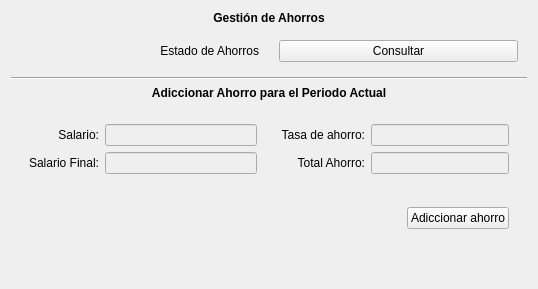
      <widget class="QWidget" name="tab_4">
       <attribute name="title">
        <string>Ahorro</string>
       </attribute>
       <layout class="QVBoxLayout" name="verticalLayout_3">
        <item>
         <widget class="QLabel" name="label_17">
          <property name="text">
           <string>&lt;html&gt;&lt;head/&gt;&lt;body&gt;&lt;p align=&quot;center&quot;&gt;&lt;span style=&quot; font-weight:600;&quot;&gt;Gestión de Ahorros&lt;/span&gt;&lt;/p&gt;&lt;/body&gt;&lt;/html&gt;</string>
          </property>
          <property name="margin">
           <number>10</number>
          </property>
         </widget>
        </item>
        <item>
         <widget class="QWidget" name="widget_11" native="true">
          <layout class="QHBoxLayout" name="horizontalLayout_8">
           <property name="spacing">
            <number>20</number>
           </property>
           <item>
            <widget class="QLabel" name="label_18">
             <property name="text">
              <string>Estado de Ahorros</string>
             </property>
             <property name="alignment">
              <set>Qt::AlignRight|Qt::AlignTrailing|Qt::AlignVCenter</set>
             </property>
            </widget>
           </item>
           <item>
            <widget class="QPushButton" name="bAhoConsulta">
             <property name="text">
              <string>Consultar</string>
             </property>
            </widget>
           </item>
          </layout>
         </widget>
        </item>
        <item>
         <widget class="Line" name="line_3">
          <property name="orientation">
           <enum>Qt::Horizontal</enum>
          </property>
         </widget>
        </item>
        <item>
         <widget class="QLabel" name="label_23">
          <property name="text">
           <string>&lt;html&gt;&lt;head/&gt;&lt;body&gt;&lt;p align=&quot;center&quot;&gt;&lt;span style=&quot; font-weight:600;&quot;&gt;Adiccionar Ahorro para el Periodo Actual&lt;/span&gt;&lt;/p&gt;&lt;/body&gt;&lt;/html&gt;</string>
          </property>
         </widget>
        </item>
        <item>
         <widget class="QWidget" name="widget_12" native="true">
          <layout class="QHBoxLayout" name="horizontalLayout_9">
           <item>
            <widget class="QWidget" name="widget_13" native="true">
             <layout class="QGridLayout" name="gridLayout_4">
              <item row="0" column="0">
               <widget class="QLabel" name="label_19">
                <property name="text">
                 <string>Salario:</string>
                </property>
                <property name="alignment">
                 <set>Qt::AlignRight|Qt::AlignTrailing|Qt::AlignVCenter</set>
                </property>
               </widget>
              </item>
              <item row="0" column="1">
               <widget class="QLineEdit" name="lAhoSalario">
                <property name="enabled">
                 <bool>false</bool>
                </property>
                <property name="sizePolicy">
                 <sizepolicy hsizetype="Expanding" vsizetype="Fixed">
                  <horstretch>0</horstretch>
                  <verstretch>0</verstretch>
                 </sizepolicy>
                </property>
               </widget>
              </item>
              <item row="1" column="0">
               <widget class="QLabel" name="label_21">
                <property name="text">
                 <string>Salario Final:</string>
                </property>
                <property name="alignment">
                 <set>Qt::AlignRight|Qt::AlignTrailing|Qt::AlignVCenter</set>
                </property>
               </widget>
              </item>
              <item row="1" column="1">
               <widget class="QLineEdit" name="lAhoSalarioFinal">
                <property name="enabled">
                 <bool>false</bool>
                </property>
                <property name="sizePolicy">
                 <sizepolicy hsizetype="Expanding" vsizetype="Fixed">
                  <horstretch>0</horstretch>
                  <verstretch>0</verstretch>
                 </sizepolicy>
                </property>
               </widget>
              </item>
             </layout>
            </widget>
           </item>
           <item>
            <widget class="QWidget" name="widget_14" native="true">
             <property name="enabled">
              <bool>true</bool>
             </property>
             <layout class="QGridLayout" name="gridLayout_6">
              <item row="0" column="1">
               <widget class="QLineEdit" name="lAhoTasa">
                <property name="enabled">
                 <bool>false</bool>
                </property>
                <property name="sizePolicy">
                 <sizepolicy hsizetype="Expanding" vsizetype="Fixed">
                  <horstretch>0</horstretch>
                  <verstretch>0</verstretch>
                 </sizepolicy>
                </property>
               </widget>
              </item>
              <item row="0" column="0">
               <widget class="QLabel" name="label_20">
                <property name="text">
                 <string>Tasa de ahorro:</string>
                </property>
                <property name="alignment">
                 <set>Qt::AlignRight|Qt::AlignTrailing|Qt::AlignVCenter</set>
                </property>
               </widget>
              </item>
              <item row="1" column="0">
               <widget class="QLabel" name="label_22">
                <property name="text">
                 <string>Total Ahorro:</string>
                </property>
                <property name="alignment">
                 <set>Qt::AlignRight|Qt::AlignTrailing|Qt::AlignVCenter</set>
                </property>
               </widget>
              </item>
              <item row="1" column="1">
               <widget class="QLineEdit" name="lAhoTotal">
                <property name="enabled">
                 <bool>false</bool>
                </property>
                <property name="sizePolicy">
                 <sizepolicy hsizetype="Expanding" vsizetype="Fixed">
                  <horstretch>0</horstretch>
                  <verstretch>0</verstretch>
                 </sizepolicy>
                </property>
               </widget>
              </item>
             </layout>
            </widget>
           </item>
          </layout>
         </widget>
        </item>
        <item>
         <widget class="QWidget" name="widget_15" native="true">
          <layout class="QHBoxLayout" name="horizontalLayout_10">
           <property name="rightMargin">
            <number>18</number>
           </property>
           <item>
            <spacer name="horizontalSpacer_3">
             <property name="orientation">
              <enum>Qt::Horizontal</enum>
             </property>
             <property name="sizeHint" stdset="0">
              <size>
               <width>387</width>
               <height>20</height>
              </size>
             </property>
            </spacer>
           </item>
           <item>
            <widget class="QPushButton" name="bAhoAdiccionar">
             <property name="text">
              <string>Adiccionar ahorro</string>
             </property>
            </widget>
           </item>
          </layout>
         </widget>
        </item>
        <item>
         <spacer name="verticalSpacer_3">
          <property name="orientation">
           <enum>Qt::Vertical</enum>
          </property>
          <property name="sizeHint" stdset="0">
           <size>
            <width>20</width>
            <height>40</height>
           </size>
          </property>
         </spacer>
        </item>
       </layout>
      </widget>
